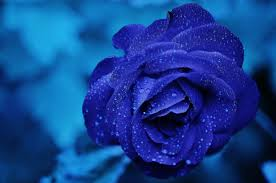
#> input picture ML/computerVision/img.jpeg, 276 x 183 px
$ python opencv_img_modification.py
#> lines starting #> are read from the running program, lines starting #| are printed output that depends on the picture
#!usr/bin/env python3

import cv2
import numpy as np

img = cv2.imread('img.jpeg')
#> img is the input picture: shape (183, 276, 3); mean B, G, R 144.6, 64.9, 19.3

my_img = np.zeros((512,512,3))

for i in range(0,512) :
	for j in range(0,512) :
		my_img[i][j][0] = 0
		my_img[i][j][1] = 255
		my_img[i][j][2] = 0

print(img.shape)
#| (183, 276, 3)
cv2.line(my_img,(100,100),(500,512),(250,0,0),5)
#			#img 	#text 			 #position	#font 		    #font size #color #line width #line type
cv2.putText(my_img,'testing put test',(200,200),cv2.FONT_HERSHEY_SIMPLEX,4,(255,0,0),10,cv2.LINE_AA)

cv2.imshow("fooool",img)
cv2.imshow("my img",my_img)
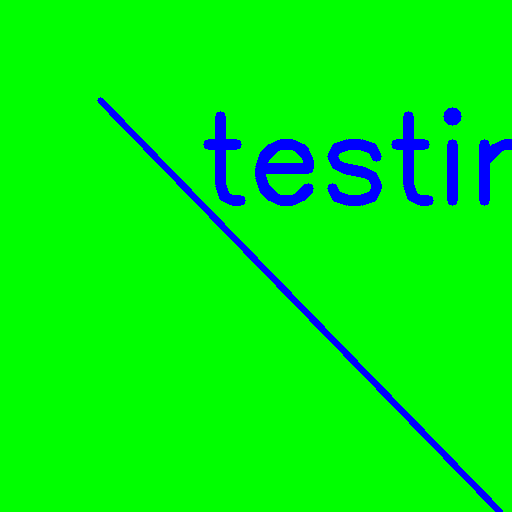
#> window 'my img': shape (512, 512, 3); mean B, G, R 12.3, 242.7, 0
cv2.waitKey(0)
cv2.destroyAllWindows()
